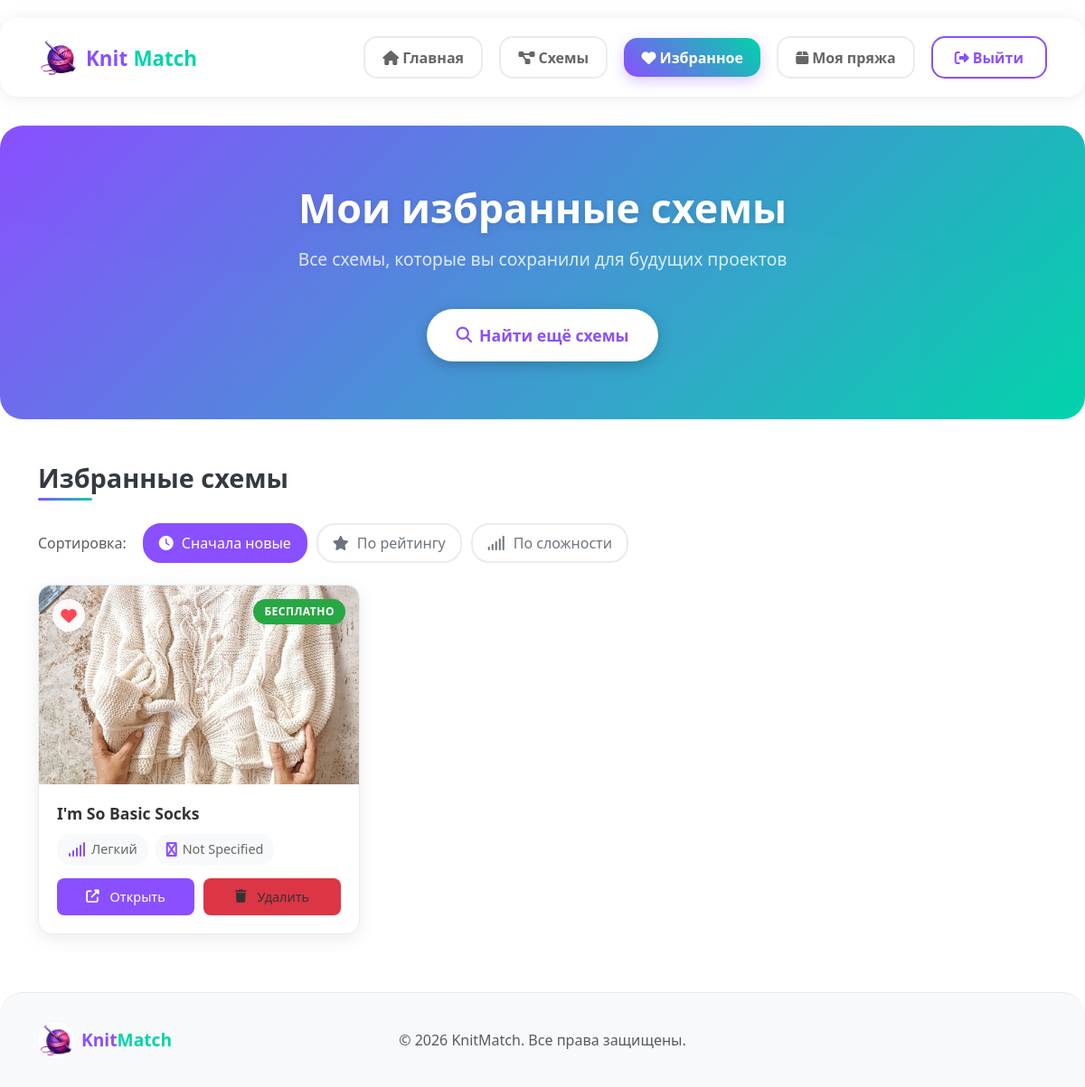
Page /patterns/favorites/ (signed in) on the earlier database version.
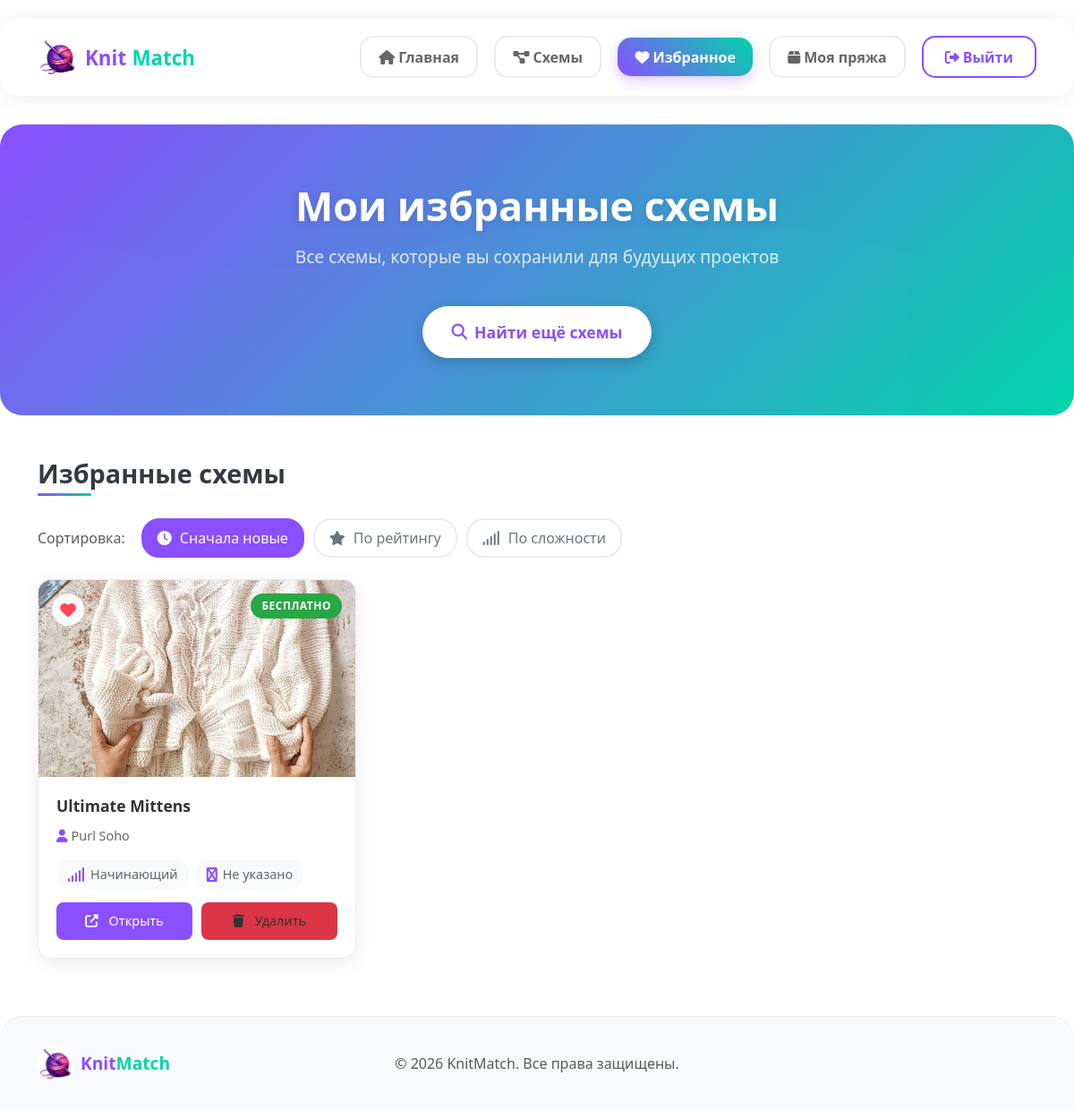
Same page on the later database version.
### yarn_app/models.py (models this page shows, shortened)
class Pattern(models.Model):
    ravelry_id = models.CharField(max_length=50, unique=True)
    name = models.CharField(max_length=200)
    yarn_weight = models.CharField(max_length=50)
    photo_url = models.URLField(blank=True)
    source = models.CharField(max_length=20, default='ravelry')
    pattern_url = models.URLField(blank=True, verbose_name="Ссылка на схему")
    difficulty = models.CharField(max_length=20, blank=True,
                                 choices=[('beginner', 'Начинающий'),
                                         ('easy', 'Легкий'),
                                         ('intermediate', 'Средний'),
                                         ('experienced', 'Опытный')])
    craft = models.CharField(max_length=20, default='knitting',
                            choices=[('knitting', 'Вязание'),
                                    ('crochet', 'Вязание крючком')])
    is_free = models.BooleanField(default=False, verbose_name="Бесплатная")
    rating = models.FloatField(default=0, verbose_name="Рейтинг")  # Это поле важно!
    rating_count = models.IntegerField(default=0, verbose_name="Количество оценок")
    created_at = models.DateTimeField(auto_now_add=True)
    author = models.CharField(max_length=200, blank=True, null=True, verbose_name="Автор")
    category = models.CharField(max_length=100, blank=True, null=True, verbose_name="Категория")
    description = models.TextField(blank=True, null=True, verbose_name="Описание")
    yardage = models.IntegerField(default=0, verbose_name="Метраж (ярды)", blank=True, null=True)
    notes = models.TextField(blank=True, null=True, verbose_name="Заметки")
    published = models.CharField(max_length=50, blank=True, null=True, verbose_name="Дата публикации")
    class Meta:
        ordering = ['-rating']

### yarn_app/views.py (the view)
# urls.py: path('patterns/favorites/', views.favorites, name='favorites'),
@login_required
def favorites(request):
    favorite_patterns = Pattern.objects.filter(
        favorite__user=request.user
    ).distinct()
    paginator = Paginator(favorite_patterns, 20)
    page = request.GET.get('page', 1)
    try:
        patterns_page = paginator.page(page)
    except PageNotAnInteger:
        patterns_page = paginator.page(1)
    except EmptyPage:
        patterns_page = paginator.page(paginator.num_pages)
    context = {
        'patterns': patterns_page,
        'paginator': paginator,
        'page_obj': patterns_page,
    }
    return render(request, 'favorites.html', context)

### yarn_app/templates/favorites.html (shortened to what the changed rows need)
{% load static %}
<!DOCTYPE html>
<html lang="ru">
<head>
    <link href="https://cdn.jsdelivr.net/npm/bootstrap@5.3.0/dist/css/bootstrap.min.css" rel="stylesheet">
    <link rel="stylesheet" href="https://cdnjs.cloudflare.com/ajax/libs/font-awesome/6.4.0/css/all.min.css">
    <link rel="stylesheet" href="{% static 'css/favorites.css' %}">
    <link rel="stylesheet" href="{% static 'css/my_yarn.css' %}">
</head>
<body>
    <section class="hero-section">
        <div class="container">
            <div class="hero-content">
                <h1 class="hero-title">Мои избранные схемы</h1>
            </div>
        </div>
    </section>
    <main class="main-content">
        <div class="container">
            <div id="favoritesList">
                {% if patterns %}
                    <div class="row row-cols-1 row-cols-md-2 row-cols-lg-3 g-4" id="patternsContainer">
                        {% for pattern in patterns %}
                        <div class="col pattern-card-container" data-pattern-id="{{ pattern.id }}">
                            <div class="pattern-card">
                                <div class="pattern-image-container">
                                    {% if pattern.photo_url %}
                                    <img src="{{ pattern.photo_url }}"
                                         class="pattern-image"
                                         alt="{{ pattern.name }}"
                                         onerror="this.src='{% static 'images/pattern-placeholder.jpg' %}'">
                                    {% else %}
                                    <img src="{% static 'images/pattern-placeholder.jpg' %}"
                                         class="pattern-image"
                                         alt="{{ pattern.name }}">
                                    {% endif %}
                                    {% if pattern.is_free %}
                                        <span class="free-badge">БЕСПЛАТНО</span>
                                    {% else %}
                                        <span class="premium-badge">ПРЕМИУМ</span>
                                    {% endif %}
                                    <button class="favorite-btn active remove-favorite-btn"
        data-pattern-id="{{ pattern.id }}"
        title="Удалить из избранного">
    <i class="fas fa-heart"></i>
</button>
                                </div>
                                <div class="pattern-info">
                                    <h5 class="pattern-title">{{ pattern.name }}</h5>
                                    {% if pattern.author %}
                                    <p class="pattern-author">
                                        <i class="fas fa-user me-1"></i>{{ pattern.author }}
                                    </p>
                                    {% endif %}
                                    <div class="pattern-meta">
                                        <span class="meta-item difficulty">
                                            <i class="fas fa-signal"></i>
                                            {{ pattern.get_difficulty_display }}
                                        </span>
                                        <span class="meta-item">
                                            <i class="fas fa-yarn"></i>
                                            {{ pattern.yarn_weight|default:"Не указано" }}
                                        </span>
                                    </div>
                                    <div class="pattern-actions">
                                        {% if pattern.pattern_url and pattern.pattern_url != "#" %}
                                        <a href="{{ pattern.pattern_url }}"
                                           target="_blank"
                                           class="btn btn-view">
                                            <i class="fas fa-external-link-alt me-1"></i>Открыть
                                        </a>
                                        {% else %}
                                        <button class="btn btn-view disabled">
                                            <i class="fas fa-external-link-alt me-1"></i>Недоступно
                                        </button>
                                        {% endif %}
                                        <button class="btn btn-favorite active remove-favorite-btn"
        data-pattern-id="{{ pattern.id }}">
    <i class="fas fa-trash me-1"></i>Удалить
</button>
                                    </div>
                                </div>
                            </div>
                        </div>
                        {% endfor %}
                    </div>
                {% endif %}
            </div>
        </div>
    </main>
</body>
</html>

Differences in the rows shown:
no longer on this page (row unchanged): Pattern: is_free "БЕСПЛАТНО", name "I'm So Basic Socks", difficulty "Легкий", yarn_weight "Not Specified"
added Pattern: is_free "БЕСПЛАТНО", name "Ultimate Mittens", author "Purl Soho", difficulty "Начинающий", yarn_weight "Не указано"
